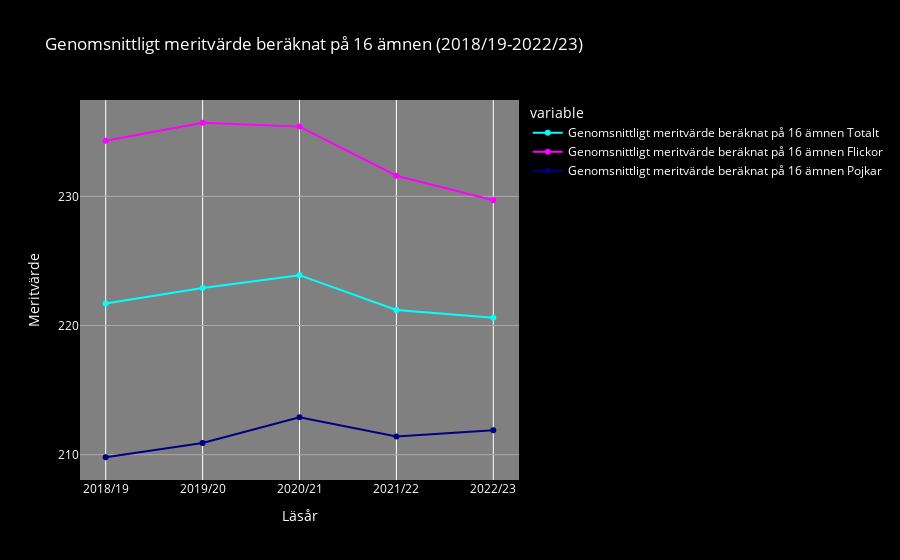

Notebook cell for this chart:
### Markdown cell above
### Linechart for merit values of students

### Code cell
df_line = df_betyg[df_betyg["Läsår"].isin(["2018/19", "2019/20", "2020/21", "2021/22", "2022/23"])]

fig = px.line(
        df_line,
    x="Läsår",
    y=["Genomsnittligt meritvärde beräknat på 16 ämnen Totalt", 
       "Genomsnittligt meritvärde beräknat på 16 ämnen Flickor",
       "Genomsnittligt meritvärde beräknat på 16 ämnen Pojkar"],
    markers=True,
    color_discrete_sequence=["cyan", "magenta", "navy"],
    title="Genomsnittligt meritvärde beräknat på 16 ämnen (2018/19-2022/23)",
    labels={"value": "Meritvärde", "Läsår": "Läsår"}
)

fig.update_layout(
        yaxis=dict(
        tickmode="linear",
        dtick=10,  
        gridcolor="darkgray",
        zerolinecolor="gray"
    ),
    paper_bgcolor="black",
    plot_bgcolor="gray", 
    font=dict(color="white")
)

fig.write_html("Visualiseringar/meritvarde_16_amnen_linjediagram.html")
fig.show()

### Figure 1 — Plotly figure (JSON) as saved in the notebook; plotly's stock layout.template omitted (floating-point values rounded to 4 significant figures)
{"data": [{"hovertemplate": "variable=Genomsnittligt meritvärde beräknat på 16 ämnen Totalt<br>Läsår=%{x}<br>Meritvärde=%{y}<extra></extra>", "legendgroup": "Genomsnittligt meritvärde beräknat på 16 ämnen Totalt", "line": {"color": "cyan", "dash": "solid"}, "marker": {"symbol": "circle"}, "mode": "lines+markers", "name": "Genomsnittligt meritvärde beräknat på 16 ämnen Totalt", "orientation": "v", "showlegend": true, "type": "scatter", "x": ["2018/19", "2019/20", "2020/21", "2021/22", "2022/23"], "xaxis": "x", "y": [221.7, 222.9, 223.9, 221.2, 220.6], "yaxis": "y"}, {"hovertemplate": "variable=Genomsnittligt meritvärde beräknat på 16 ämnen Flickor<br>Läsår=%{x}<br>Meritvärde=%{y}<extra></extra>", "legendgroup": "Genomsnittligt meritvärde beräknat på 16 ämnen Flickor", "line": {"color": "magenta", "dash": "solid"}, "marker": {"symbol": "circle"}, "mode": "lines+markers", "name": "Genomsnittligt meritvärde beräknat på 16 ämnen Flickor", "orientation": "v", "showlegend": true, "type": "scatter", "x": ["2018/19", "2019/20", "2020/21", "2021/22", "2022/23"], "xaxis": "x", "y": [234.3, 235.7, 235.4, 231.6, 229.7], "yaxis": "y"}, {"hovertemplate": "variable=Genomsnittligt meritvärde beräknat på 16 ämnen Pojkar<br>Läsår=%{x}<br>Meritvärde=%{y}<extra></extra>", "legendgroup": "Genomsnittligt meritvärde beräknat på 16 ämnen Pojkar", "line": {"color": "navy", "dash": "solid"}, "marker": {"symbol": "circle"}, "mode": "lines+markers", "name": "Genomsnittligt meritvärde beräknat på 16 ämnen Pojkar", "orientation": "v", "showlegend": true, "type": "scatter", "x": ["2018/19", "2019/20", "2020/21", "2021/22", "2022/23"], "xaxis": "x", "y": [209.8, 210.9, 212.9, 211.4, 211.9], "yaxis": "y"}], "layout": {"font": {"color": "white"}, "legend": {"title": {"text": "variable"}, "tracegroupgap": 0}, "paper_bgcolor": "black", "plot_bgcolor": "gray", "title": {"text": "Genomsnittligt meritvärde beräknat på 16 ämnen (2018/19-2022/23)"}, "xaxis": {"anchor": "y", "domain": [0, 1], "title": {"text": "Läsår"}}, "yaxis": {"anchor": "x", "domain": [0, 1], "dtick": 10, "gridcolor": "darkgray", "tickmode": "linear", "title": {"text": "Meritvärde"}, "zerolinecolor": "gray"}}}
